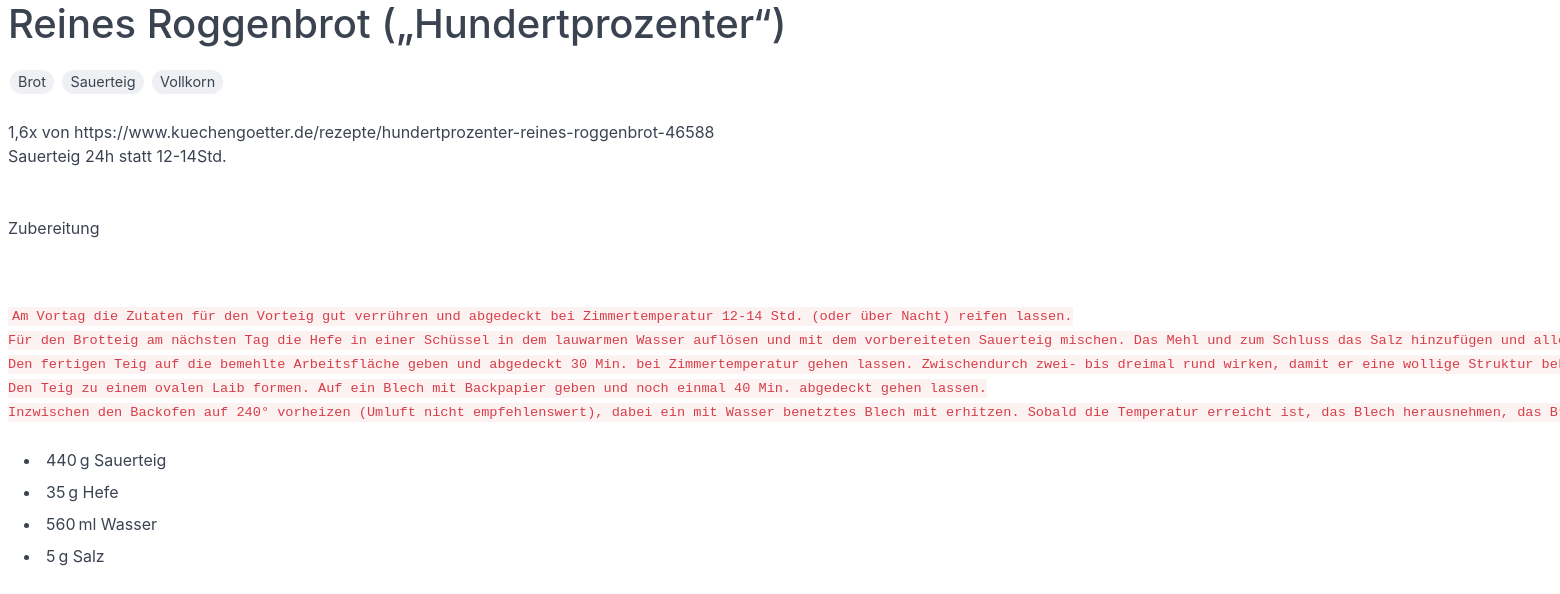
Page /2/ on the committed database.
### recipe/models.py (models this page shows, shortened)
class Recipe(models.Model):
    name = models.CharField(max_length=80)
    tags = models.ManyToManyField(Tag, related_name='recipes')
    ingredients = models.ManyToManyField(Ingredient, through=RecipeIngredient)
    notes = models.TextField(null=True, blank=True)

class Tag(models.Model):
    name = models.CharField(max_length=30)
    def __str__(self) -> str:
        return self.name

class RecipeIngredient(models.Model):
    recipe = models.ForeignKey(
        'Recipe', on_delete=models.CASCADE, related_name='recipe_ingredients')
    ingredient = models.ForeignKey(
        Ingredient, on_delete=models.CASCADE, related_name='recipe_ingredients')
    amount = models.DecimalField(max_digits=10, decimal_places=3)
    unit = models.CharField(max_length=10, default='g', choices=(
        ('g', 'g'),
        ('ml', 'ml'),
        ('l', 'l'),
        ('tl', 'TL'),
        ('el', 'EL'),
        ('pieces', 'Stück'),
    ))
    note = models.TextField(null=True, blank=True)

class Ingredient(models.Model):
    name = models.CharField(max_length=30)

### recipe/views.py (the view)
# urls.py: path('<int:pk>/', views.view_recipe, name='view_recipe'),
def view_recipe(request, pk: int):
    recipe = get_object_or_404(Recipe.objects.prefetch_related(
        Prefetch('tags', Tag.objects.order_by('name')),
        Prefetch('recipe_ingredients', RecipeIngredient.objects.select_related('ingredient')),
    ), pk=pk)
    return render(request, 'recipe/view.html', {
        'recipe': recipe,
    })

### recipe/templates/recipe/view.html (shortened to what this page needs)
{% extends 'recipe/base.html' %}
{% load humanize %}
{% load markdownify %}
{% block body %}
  <h1>
    {{ recipe.name }}
  </h1>
  <p>
    {% for tag in recipe.tags.all %}
      <span class="chip">{{ tag }}</span>
    {% endfor %}
  </p>
  <p>
    {{ recipe.notes|markdownify|linebreaks }}
  </p>
  <ul>
    {% for ingredient in recipe.recipe_ingredients.all %}
      <li>
        {{ ingredient.amount|floatformat|intcomma }}&thinsp;{{ ingredient.get_unit_display }}
        {{ ingredient.ingredient.name }}
      </li>
    {% endfor %}
  </ul>
{% endblock body %}

### rows in the picture
Recipe: name "Reines Roggenbrot („Hundertprozenter“)", notes "1,6x von https://www.kuechengoetter.de/rezepte/hundertprozenter-reines-roggenbrot-46588 Sauerteig 24h statt 12-14Std. Zubereitung Am Vortag die Zutaten für den Vorteig gut verrühren und abgedeckt bei Zimmertemperatur 12-14 Std. (oder über Nacht) reifen lassen. Für den Brotteig am nächsten Tag die Hefe in einer Schüssel in dem lauwarmen Wasser auflösen und mit dem vorbereiteten Sauerteig mischen. Das Mehl und zum Schluss das Salz hinzufügen und Den fertigen Teig auf die bemehlte Arbeitsfläche geben und abgedeckt 30 Min. bei Zimmertemperatur gehen lassen. Zwischendurch zwei- bis dreimal rund wirken, damit er eine wollige Struktur Den Teig zu einem ovalen Laib formen. Auf ein Blech mit…"
Tag: name "Brot"
Tag: name "Sauerteig"
Tag: name "Vollkorn"
RecipeIngredient: amount "440", unit "g", ingredient.name "Sauerteig"
RecipeIngredient: amount "35", unit "g", ingredient.name "Hefe"
RecipeIngredient: amount "560", unit "ml", ingredient.name "Wasser"
RecipeIngredient: amount "5", unit "g", ingredient.name "Salz"
